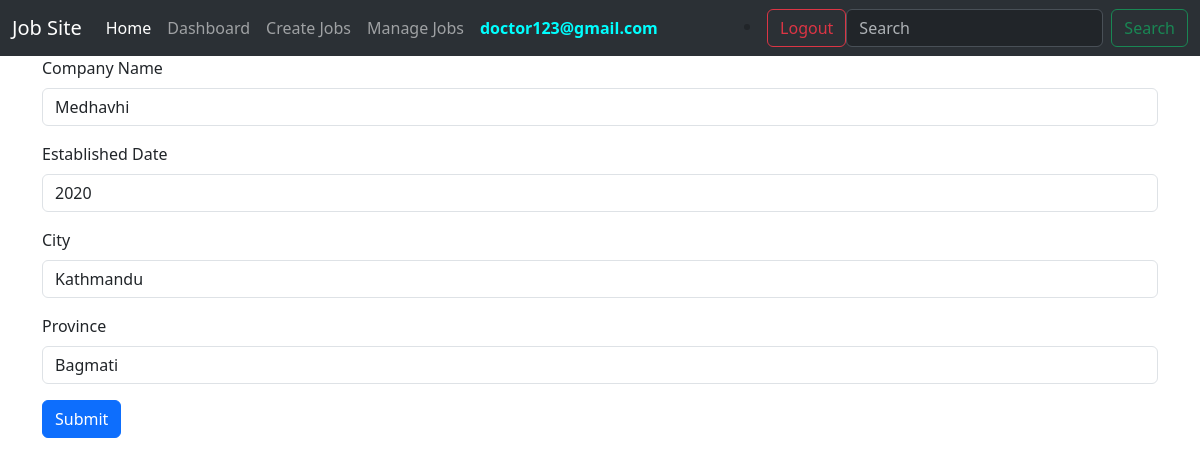
/company/update-company/ (signed in), run on the app's committed database.
### users/models.py (models this page shows)
class CustomUser(AbstractUser):
    username = None
    email = models.EmailField(unique=True)
    is_recruiter = models.BooleanField(default=False)
    is_applicant = models.BooleanField(default=False)
    has_resume = models.BooleanField(default=False)
    has_company = models.BooleanField(default=False)
    USERNAME_FIELD = 'email'
    REQUIRED_FIELDS = []

### company/models.py (models this page shows, shortened)
class Company(models.Model):
    user = models.OneToOneField(CustomUser , on_delete=models.CASCADE)
    name = models.CharField(max_length=100 , null=True , blank=True)
    est_date = models.PositiveIntegerField(null=True , blank=True)
    city = models.CharField(max_length=100, null=True , blank=True)
    province = models.CharField(max_length=100, null=True , blank=True)

### company/views.py (the view)
# urls.py: path('update-company/', views.update_company , name='update-company'),
def update_company(request):
    if request.user.is_recruiter:
        company = Company.objects.get(user = request.user)
        if request.method == 'POST':
            form = UpdateCompamy(request.POST , instance= company)
            if form.is_valid():
                var = form.save(commit = False)
                user = CustomUser.objects.get(id = request.user.id)
                user.has_company = True
                var.save()
                user.save()
                messages.info(request , 'Your company info has been updated.')
                return redirect('dashboard')
            else:
                messages.warning(request , 'Something went wrong.')
        else:
            form = UpdateCompamy(instance = company)
            context = {
                'form': form
            }
        return render(request , 'company/update_company.html' , context)
    else:
        messages.warning(request , 'Permission Denied')
        return redirect('dashboard')

### company/forms.py
class UpdateCompamy(forms.ModelForm):
    class Meta:
        model = Company
        exclude = ('user' , )

### templates/company/update_company.html (shortened to what this page needs)
{% extends 'base.html' %}
{% load widget_tweaks %}
{% block content %}
{% include 'navbar.html' %}
<div class="container-sm">
  <form method="post">
    <div class="mb-3">
        <label class="form-label">Company Name</label>
        {% render_field form.name class="form-control" %}
    </div>
    <div class="mb-3">
        <label class="form-label">Established Date</label>
        {% render_field form.est_date class="form-control" %}
    </div>
    <div class="mb-3">
        <label class="form-label">City</label>
        {% render_field form.city class="form-control" %}
    </div>
    <div class="mb-3">
        <label class="form-label">Province</label>
        {% render_field form.province class="form-control" %}
    </div>
    <button type="submit" class="btn btn-primary">Submit</button>
</form>
</div>
{% endblock content %}

### templates/navbar.html (shortened to what this page needs)
<nav class="navbar bg-primary navbar-expand-lg bg-body-tertiary" data-bs-theme="dark">
    <div class="container-fluid">
      <a class="navbar-brand" href="{% url 'home' %}">Job Site</a>
      <div class="collapse navbar-collapse" id="navbarSupportedContent">
        <ul class="navbar-nav me-auto mb-2 mb-lg-0">
          <li class="nav-item">
            <a class="nav-link active" aria-current="page" href="{% url 'home' %}">Home</a>
          </li>
          {% if request.user.is_anonymous %}
          <li class="nav-item">
            <a class="nav-link" href="{% url 'register-applicant' %}">Register Applicant</a>
          </li>
          <li class="nav-item">
            <a class="nav-link" href="{% url 'register-recruiter' %}">Register Recruiter</a>
          </li>
          <li class="nav-item">
            <a class="nav-link" href="{% url 'login' %}">Login</a>
          </li>
          {% else %}
            <li class="nav-item">
              <a class="nav-link" href="{% url 'dashboard' %}">Dashboard</a>
            </li>
            {% endif %}
          {% if request.user.is_recruiter %}
            {% if request.user.has_company %}
            <li class="nav-item">
              <a class="nav-link" href="{% url 'create-job' %}">Create Jobs</a>
            </li>
            <li class="nav-item">
              <a class="nav-link" href="{% url 'manage-jobs' %}">Manage Jobs</a>
            </li>
            {% else %}
            <li class="nav-item">
              <a class="nav-link" href="{% url 'update-company' %}">Create Company</a>
            </li>
            {% endif %}
            <li class="nav-item">
              <b><button class="nav-link" disabled style="color: aqua;">{{request.user.email }}</button></b>
            </li>
          {% endif %}
        </ul>
        {% if request.user.is_authenticated %}
        <li class="nav-item">
          <a class="btn btn-outline-danger" href="{% url 'logout' %}">Logout</a>
        </li>
        {% endif %}
        <form class="d-flex" role="search">
          <input class="form-control me-2" type="search" placeholder="Search" aria-label="Search">
          <button class="btn btn-outline-success" type="submit">Search</button>
        </form>
      </div>
    </div>
  </nav>

### data on the page
CustomUser: user.email "doctor123@gmail.com"
Company: name "Medhavhi", est_date "2020", city "Kathmandu", province "Bagmati"
